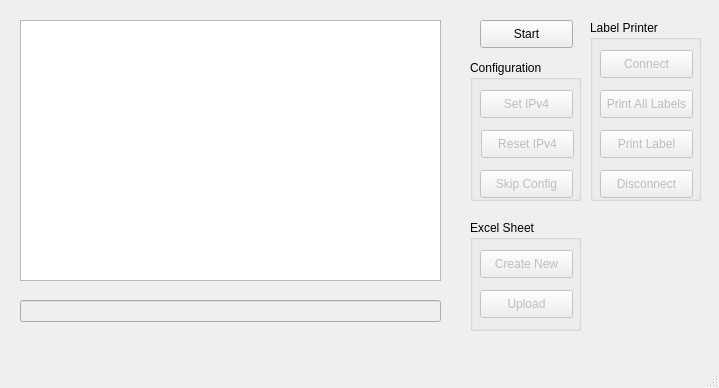
<?xml version="1.0" encoding="UTF-8"?>
<ui version="4.0">
 <class>MainWindow</class>
 <widget class="QMainWindow" name="MainWindow">
  <property name="geometry">
   <rect>
    <x>0</x>
    <y>0</y>
    <width>719</width>
    <height>388</height>
   </rect>
  </property>
  <property name="windowTitle">
   <string>DS8000 Programming</string>
  </property>
  <widget class="QWidget" name="centralwidget">
   <widget class="QPushButton" name="startButton">
    <property name="geometry">
     <rect>
      <x>480</x>
      <y>20</y>
      <width>93</width>
      <height>28</height>
     </rect>
    </property>
    <property name="text">
     <string>Start</string>
    </property>
   </widget>
   <widget class="QGroupBox" name="configBox">
    <property name="enabled">
     <bool>true</bool>
    </property>
    <property name="geometry">
     <rect>
      <x>470</x>
      <y>60</y>
      <width>111</width>
      <height>141</height>
     </rect>
    </property>
    <property name="title">
     <string>Configuration</string>
    </property>
    <widget class="QPushButton" name="setIPAdaptButton">
     <property name="enabled">
      <bool>false</bool>
     </property>
     <property name="geometry">
      <rect>
       <x>10</x>
       <y>30</y>
       <width>93</width>
       <height>28</height>
      </rect>
     </property>
     <property name="text">
      <string>Set IPv4</string>
     </property>
    </widget>
    <widget class="QPushButton" name="resetNetAdaptButton">
     <property name="enabled">
      <bool>false</bool>
     </property>
     <property name="geometry">
      <rect>
       <x>11</x>
       <y>70</y>
       <width>93</width>
       <height>28</height>
      </rect>
     </property>
     <property name="text">
      <string>Reset IPv4</string>
     </property>
    </widget>
    <widget class="QPushButton" name="skipNetButton">
     <property name="enabled">
      <bool>false</bool>
     </property>
     <property name="geometry">
      <rect>
       <x>10</x>
       <y>110</y>
       <width>93</width>
       <height>28</height>
      </rect>
     </property>
     <property name="text">
      <string>Skip Config</string>
     </property>
    </widget>
   </widget>
   <widget class="QLineEdit" name="inputField">
    <property name="enabled">
     <bool>false</bool>
    </property>
    <property name="geometry">
     <rect>
      <x>20</x>
      <y>300</y>
      <width>421</width>
      <height>22</height>
     </rect>
    </property>
   </widget>
   <widget class="QTextEdit" name="consoleOutput">
    <property name="geometry">
     <rect>
      <x>20</x>
      <y>20</y>
      <width>421</width>
      <height>261</height>
     </rect>
    </property>
    <property name="readOnly">
     <bool>true</bool>
    </property>
   </widget>
   <widget class="QGroupBox" name="excelBox">
    <property name="enabled">
     <bool>true</bool>
    </property>
    <property name="geometry">
     <rect>
      <x>470</x>
      <y>220</y>
      <width>111</width>
      <height>111</height>
     </rect>
    </property>
    <property name="title">
     <string>Excel Sheet</string>
    </property>
    <property name="flat">
     <bool>false</bool>
    </property>
    <widget class="QPushButton" name="newExcelButton">
     <property name="enabled">
      <bool>false</bool>
     </property>
     <property name="geometry">
      <rect>
       <x>10</x>
       <y>30</y>
       <width>93</width>
       <height>28</height>
      </rect>
     </property>
     <property name="text">
      <string>Create New</string>
     </property>
    </widget>
    <widget class="QPushButton" name="uploadExcelButton">
     <property name="enabled">
      <bool>false</bool>
     </property>
     <property name="geometry">
      <rect>
       <x>10</x>
       <y>70</y>
       <width>93</width>
       <height>28</height>
      </rect>
     </property>
     <property name="text">
      <string>Upload</string>
     </property>
    </widget>
   </widget>
   <widget class="QGroupBox" name="printerBox">
    <property name="enabled">
     <bool>true</bool>
    </property>
    <property name="geometry">
     <rect>
      <x>590</x>
      <y>20</y>
      <width>111</width>
      <height>181</height>
     </rect>
    </property>
    <property name="title">
     <string>Label Printer</string>
    </property>
    <property name="flat">
     <bool>false</bool>
    </property>
    <widget class="QPushButton" name="connectButton">
     <property name="enabled">
      <bool>false</bool>
     </property>
     <property name="geometry">
      <rect>
       <x>10</x>
       <y>30</y>
       <width>93</width>
       <height>28</height>
      </rect>
     </property>
     <property name="text">
      <string>Connect</string>
     </property>
    </widget>
    <widget class="QPushButton" name="printAllButton">
     <property name="enabled">
      <bool>false</bool>
     </property>
     <property name="geometry">
      <rect>
       <x>10</x>
       <y>70</y>
       <width>93</width>
       <height>28</height>
      </rect>
     </property>
     <property name="text">
      <string>Print All Labels</string>
     </property>
    </widget>
    <widget class="QPushButton" name="printSingleButton">
     <property name="enabled">
      <bool>false</bool>
     </property>
     <property name="geometry">
      <rect>
       <x>10</x>
       <y>110</y>
       <width>93</width>
       <height>28</height>
      </rect>
     </property>
     <property name="text">
      <string>Print Label</string>
     </property>
    </widget>
    <widget class="QPushButton" name="disconnectButton">
     <property name="enabled">
      <bool>false</bool>
     </property>
     <property name="geometry">
      <rect>
       <x>10</x>
       <y>150</y>
       <width>93</width>
       <height>28</height>
      </rect>
     </property>
     <property name="text">
      <string>Disconnect</string>
     </property>
    </widget>
   </widget>
  </widget>
  <widget class="QMenuBar" name="menubar">
   <property name="geometry">
    <rect>
     <x>0</x>
     <y>0</y>
     <width>719</width>
     <height>26</height>
    </rect>
   </property>
  </widget>
  <widget class="QStatusBar" name="statusbar"/>
 </widget>
 <resources/>
 <connections>
  <connection>
   <sender>startButton</sender>
   <signal>clicked()</signal>
   <receiver>MainWindow</receiver>
   <slot>enableConfig()</slot>
   <hints>
    <hint type="sourcelabel">
     <x>508</x>
     <y>73</y>
    </hint>
    <hint type="destinationlabel">
     <x>490</x>
     <y>115</y>
    </hint>
   </hints>
  </connection>
  <connection>
   <sender>setIPAdaptButton</sender>
   <signal>clicked()</signal>
   <receiver>MainWindow</receiver>
   <slot>startConfig()</slot>
   <hints>
    <hint type="sourcelabel">
     <x>540</x>
     <y>143</y>
    </hint>
    <hint type="destinationlabel">
     <x>590</x>
     <y>380</y>
    </hint>
   </hints>
  </connection>
  <connection>
   <sender>resetNetAdaptButton</sender>
   <signal>clicked()</signal>
   <receiver>MainWindow</receiver>
   <slot>resetConfig()</slot>
   <hints>
    <hint type="sourcelabel">
     <x>500</x>
     <y>183</y>
    </hint>
    <hint type="destinationlabel">
     <x>309</x>
     <y>380</y>
    </hint>
   </hints>
  </connection>
  <connection>
   <sender>skipNetButton</sender>
   <signal>clicked()</signal>
   <receiver>MainWindow</receiver>
   <slot>skipConfig()</slot>
   <hints>
    <hint type="sourcelabel">
     <x>491</x>
     <y>204</y>
    </hint>
    <hint type="destinationlabel">
     <x>456</x>
     <y>208</y>
    </hint>
   </hints>
  </connection>
  <connection>
   <sender>uploadExcelButton</sender>
   <signal>clicked()</signal>
   <receiver>MainWindow</receiver>
   <slot>openUpload()</slot>
   <hints>
    <hint type="sourcelabel">
     <x>481</x>
     <y>330</y>
    </hint>
    <hint type="destinationlabel">
     <x>457</x>
     <y>338</y>
    </hint>
   </hints>
  </connection>
  <connection>
   <sender>inputField</sender>
   <signal>returnPressed()</signal>
   <receiver>MainWindow</receiver>
   <slot>enterHit()</slot>
   <hints>
    <hint type="sourcelabel">
     <x>139</x>
     <y>339</y>
    </hint>
    <hint type="destinationlabel">
     <x>24</x>
     <y>358</y>
    </hint>
   </hints>
  </connection>
  <connection>
   <sender>connectButton</sender>
   <signal>clicked()</signal>
   <receiver>MainWindow</receiver>
   <slot>connectBrady()</slot>
   <hints>
    <hint type="sourcelabel">
     <x>676</x>
     <y>94</y>
    </hint>
    <hint type="destinationlabel">
     <x>693</x>
     <y>52</y>
    </hint>
   </hints>
  </connection>
  <connection>
   <sender>newExcelButton</sender>
   <signal>clicked()</signal>
   <receiver>MainWindow</receiver>
   <slot>newExcel()</slot>
   <hints>
    <hint type="sourcelabel">
     <x>484</x>
     <y>292</y>
    </hint>
    <hint type="destinationlabel">
     <x>452</x>
     <y>273</y>
    </hint>
   </hints>
  </connection>
  <connection>
   <sender>printSingleButton</sender>
   <signal>clicked()</signal>
   <receiver>MainWindow</receiver>
   <slot>printSingle()</slot>
   <hints>
    <hint type="sourcelabel">
     <x>659</x>
     <y>172</y>
    </hint>
    <hint type="destinationlabel">
     <x>685</x>
     <y>287</y>
    </hint>
   </hints>
  </connection>
  <connection>
   <sender>disconnectButton</sender>
   <signal>clicked()</signal>
   <receiver>MainWindow</receiver>
   <slot>donePrinting()</slot>
   <hints>
    <hint type="sourcelabel">
     <x>616</x>
     <y>210</y>
    </hint>
    <hint type="destinationlabel">
     <x>615</x>
     <y>277</y>
    </hint>
   </hints>
  </connection>
  <connection>
   <sender>printAllButton</sender>
   <signal>clicked()</signal>
   <receiver>MainWindow</receiver>
   <slot>printAll()</slot>
   <hints>
    <hint type="sourcelabel">
     <x>639</x>
     <y>128</y>
    </hint>
    <hint type="destinationlabel">
     <x>635</x>
     <y>265</y>
    </hint>
   </hints>
  </connection>
 </connections>
 <slots>
  <slot>enableConfig()</slot>
  <slot>startConfig()</slot>
  <slot>resetConfig()</slot>
  <slot>fillOutput()</slot>
  <slot>skipConfig()</slot>
  <slot>newExcel()</slot>
  <slot>openUpload()</slot>
  <slot>uploadNewData()</slot>
  <slot>startPrinter()</slot>
  <slot>enterHit()</slot>
  <slot>connectBrady()</slot>
  <slot>printSingle()</slot>
  <slot>donePrinting()</slot>
  <slot>printAll()</slot>
 </slots>
</ui>
